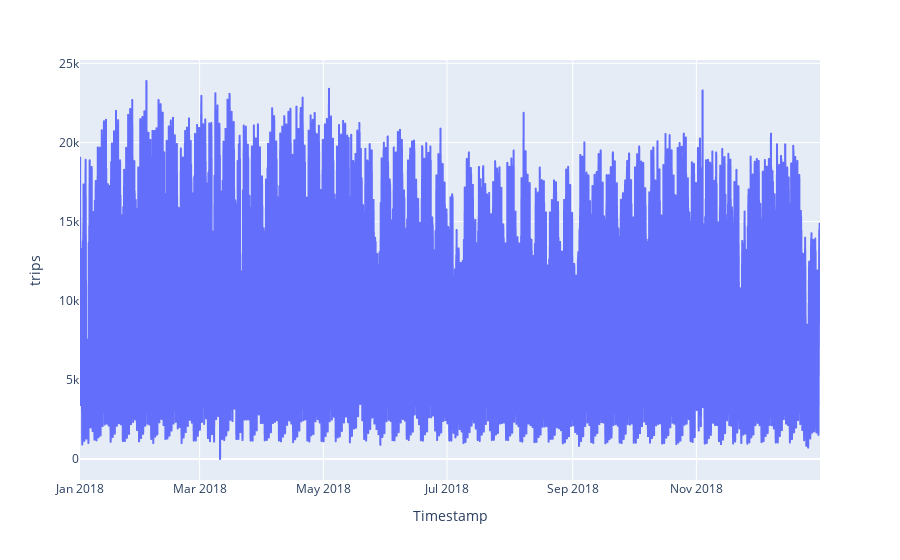

Write notebook code for a chart like this one.
### Code cell
# Plot the data
px.line(data, x='Timestamp', y='trips',
       labels = {
           'datetime' : 'Date',
           'logpm' : 'Logged Pollution Level'
       })

### Figure 1 — Plotly figure (JSON) as saved in the notebook; plotly's stock layout.template omitted (floating-point values rounded to 4 significant figures; data arrays with more than 128 entries replaced by an {"elided": "..."} marker saying what was removed)
{"data": [{"hovertemplate": "Timestamp=%{x}<br>trips=%{y}<extra></extra>", "legendgroup": "", "line": {"color": "#636efa", "dash": "solid"}, "marker": {"symbol": "circle"}, "mode": "lines", "name": "", "showlegend": false, "type": "scattergl", "x": {"elided": "8760 str values"}, "xaxis": "x", "y": {"elided": "8760 int values"}, "yaxis": "y"}], "layout": {"legend": {"tracegroupgap": 0}, "margin": {"t": 60}, "xaxis": {"anchor": "y", "domain": [0, 1], "title": {"text": "Timestamp"}}, "yaxis": {"anchor": "x", "domain": [0, 1], "title": {"text": "trips"}}}}
